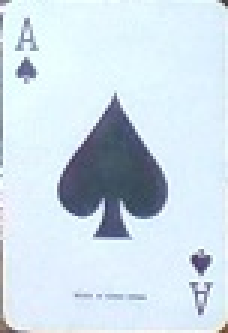
//> input picture 非接触型インターフェイス/非接触型インターフェイス/temp2.jpg, 76 x 111 px (shown 3 times larger)
$ ./contactless_interfacein   (built with g++ and OpenCV 4)
//> lines starting //> are read from the running program, lines starting //| are printed output that depends on the picture; after the words box and inside, x2 and y2 are one past the last pixel; in counts of white or black regions, pixels touching at a corner belong together
#include <iostream>
#include <Windows.h>
#include <stdio.h>
#include <vector>

#include <opencv2/highgui.hpp>
#include <opencv2/opencv.hpp>
#include <opencv2/core/core.hpp>
#include <opencv2/imgproc.hpp>

#pragma comment(lib, "opencv_world300.lib")

int main(){

	POINT Point;//構造体
	cv::Mat temp;//テンプレート画像用
	int dis_x, dis_y;//ディスプレイサイズ用

	//ディスプレイサイズを取得
	dis_x = GetSystemMetrics(SM_CXSCREEN);
	dis_y = GetSystemMetrics(SM_CYSCREEN);
	//マウスの位置を取得
	GetCursorPos(&Point);
//> (this line was passed over: GetCursorPos is not available in this run)
	printf("%d %d\n", Point.x, Point.y);

	//テンプレート画像の読み込み
	temp = cv::imread("temp2.jpg");
//> temp is the input picture: 111 rows x 76 cols, CV_8UC3; mean B, G, R 232.5, 221.7, 206.1
	//Webカメラから読み込み
	cv::VideoCapture capture(0);
	//エラー処理
	if (!capture.isOpened()) {
		printf("オープンエラー\n");
		return -1;
	}
	//ウィンドウ作成
	cv::namedWindow("非接触型インターフェイス");

	//マウスポインタの位置を中心に
	SetCursorPos(dis_x / 2,dis_y / 2);
//> (this line was passed over: SetCursorPos is not available in this run)
	printf("キー入力を待機中\n");
	char start = cv::waitKey(0);
//> the space key is pressed

	if (start == 's'){
		printf("実行開始\n");
	}

	while (1){
		cv::Mat frame;//入力画像用
		cv::Mat gauss;//平滑化
		cv::Mat match;//テンプレートマッチ用
		cv::Point pt;//座標記録用

		//キャプチャ画像をframeに
		capture >> frame;

		//平滑化
		cv::GaussianBlur(frame, gauss, cv::Size(5, 5), 0);
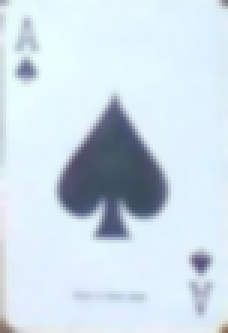
//> gauss: 111 rows x 76 cols, CV_8UC3 (shown 3 times larger); mean B, G, R 232.8, 221.9, 206.4
		//テンプレートマッチ開始、結果をmatchに
		cv::matchTemplate(gauss, temp, match, CV_TM_CCOEFF_NORMED);
//> match = [0.971]

		//最もマッチした領域の座標を取得
		cv::minMaxLoc(match, 0, 0, 0, &pt);
//> pt = Point(0, 0)

		//最もマッチした領域を四角形で囲む
		//(画像,開始頂点(X,Y),終了頂点(X,Y),色,太さ,枠線の種類,shift)
		cv::rectangle(frame, pt, cv::Point(pt.x + temp.cols, pt.y + temp.cols), cv::Scalar(0, 0, 255), 2, 8, 0);
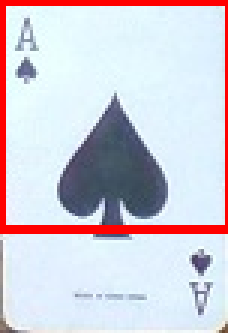
//> frame: 111 rows x 76 cols, CV_8UC3 (shown 3 times larger); 7.1% of pixels changed, all inside (x1, y1, x2, y2) = (0, 0, 76, 78)

		//画像を描写
		cv::imshow("非接触型インターフェイス", frame);
		//マウスの位置を変更
		//X軸は座標を反転する
		SetCursorPos(dis_x - pt.x * 3, pt.y * 2);
//> (this line was passed over: SetCursorPos is not available in this run)

		//キー入力を待つ
		char key = cv::waitKey(1);
//> the Esc key is pressed
		if (key == 27){
			printf("終了\n");
			break;
		}
		else if (key == 32){
			SetCursorPos(dis_x / 2, dis_y / 2);
		}
	}

	return 0;
}

$ run again, on 非接触型インターフェイス/非接触型インターフェイス/mause.png
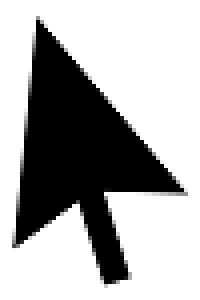
//> input picture 非接触型インターフェイス/非接触型インターフェイス/mause.png, 50 x 75 px, given in place of temp2.jpg, which was not available (shown 4 times larger)
//> temp is the input picture: 75 rows x 50 cols, CV_8UC3; min 0, max 255, mean 173.2
//> `cv::GaussianBlur(frame, gauss, cv::Size(5, 5), 0);`:
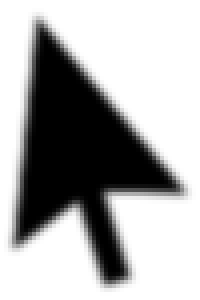
//> gauss: 75 rows x 50 cols, CV_8UC3 (shown 4 times larger); min 0, max 255, mean 173.2
//> match = [0.981]
//> pt = Point(0, 0)
//> `cv::rectangle(frame, pt, cv::Point(pt.x + temp.cols, pt.y + temp.cols)..`:
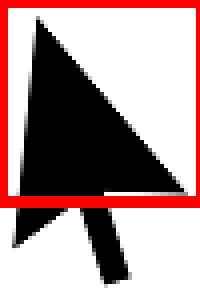
//> frame: 75 rows x 50 cols, CV_8UC3 (shown 4 times larger); 10.43% of pixels changed, all inside (x1, y1, x2, y2) = (0, 0, 50, 52)
